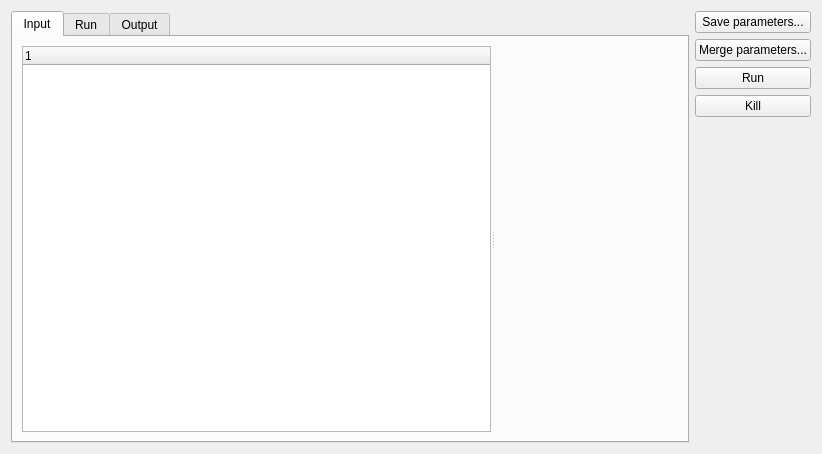
<?xml version="1.0" encoding="UTF-8"?>
<ui version="4.0">
 <class>AnalysisForm</class>
 <widget class="QWidget" name="AnalysisForm">
  <property name="geometry">
   <rect>
    <x>0</x>
    <y>0</y>
    <width>822</width>
    <height>454</height>
   </rect>
  </property>
  <layout class="QHBoxLayout" name="horizontalLayout">
   <item>
    <widget class="QTabWidget" name="tabWidget">
     <property name="currentIndex">
      <number>0</number>
     </property>
     <widget class="QWidget" name="inputTab">
      <attribute name="title">
       <string>Input</string>
      </attribute>
      <layout class="QHBoxLayout" name="horizontalLayout_4">
       <item>
        <widget class="QSplitter" name="splitter">
         <property name="sizePolicy">
          <sizepolicy hsizetype="Minimum" vsizetype="Preferred">
           <horstretch>0</horstretch>
           <verstretch>0</verstretch>
          </sizepolicy>
         </property>
         <property name="orientation">
          <enum>Qt::Horizontal</enum>
         </property>
         <widget class="QTreeWidget" name="ptree">
          <property name="sizePolicy">
           <sizepolicy hsizetype="Preferred" vsizetype="Preferred">
            <horstretch>0</horstretch>
            <verstretch>0</verstretch>
           </sizepolicy>
          </property>
          <column>
           <property name="text">
            <string notr="true">1</string>
           </property>
          </column>
         </widget>
         <widget class="QWidget" name="inputContents" native="true"/>
        </widget>
       </item>
      </layout>
     </widget>
     <widget class="QWidget" name="runTab">
      <attribute name="title">
       <string>Run</string>
      </attribute>
      <layout class="QVBoxLayout" name="runTabLayout"/>
     </widget>
     <widget class="QWidget" name="outputTab">
      <attribute name="title">
       <string>Output</string>
      </attribute>
      <layout class="QVBoxLayout" name="verticalLayout_3">
       <item>
        <widget class="QWidget" name="widget_3" native="true">
         <layout class="QHBoxLayout" name="horizontalLayout_3">
          <item>
           <widget class="QPushButton" name="createReportBtn">
            <property name="text">
             <string>Create Report...</string>
            </property>
           </widget>
          </item>
         </layout>
        </widget>
       </item>
       <item>
        <widget class="QScrollArea" name="scrollArea_2">
         <property name="widgetResizable">
          <bool>true</bool>
         </property>
         <widget class="QWidget" name="outputContents">
          <property name="geometry">
           <rect>
            <x>0</x>
            <y>0</y>
            <width>626</width>
            <height>333</height>
           </rect>
          </property>
          <layout class="QHBoxLayout" name="horizontalLayout_2">
           <item>
            <widget class="QTreeWidget" name="resultTree">
             <property name="editTriggers">
              <set>QAbstractItemView::NoEditTriggers</set>
             </property>
             <property name="alternatingRowColors">
              <bool>true</bool>
             </property>
             <property name="selectionBehavior">
              <enum>QAbstractItemView::SelectItems</enum>
             </property>
             <property name="verticalScrollMode">
              <enum>QAbstractItemView::ScrollPerPixel</enum>
             </property>
             <property name="wordWrap">
              <bool>true</bool>
             </property>
             <property name="columnCount">
              <number>3</number>
             </property>
             <column>
              <property name="text">
               <string notr="true">1</string>
              </property>
             </column>
             <column>
              <property name="text">
               <string notr="true">2</string>
              </property>
             </column>
             <column>
              <property name="text">
               <string notr="true">3</string>
              </property>
             </column>
            </widget>
           </item>
          </layout>
         </widget>
        </widget>
       </item>
      </layout>
     </widget>
    </widget>
   </item>
   <item>
    <layout class="QVBoxLayout" name="verticalLayout">
     <item>
      <widget class="QPushButton" name="saveParamBtn">
       <property name="text">
        <string>Save parameters...</string>
       </property>
      </widget>
     </item>
     <item>
      <widget class="QPushButton" name="loadParamBtn">
       <property name="text">
        <string>Merge parameters...</string>
       </property>
      </widget>
     </item>
     <item>
      <widget class="QPushButton" name="runBtn">
       <property name="text">
        <string>Run</string>
       </property>
      </widget>
     </item>
     <item>
      <widget class="QPushButton" name="killBtn">
       <property name="text">
        <string>Kill</string>
       </property>
      </widget>
     </item>
     <item>
      <spacer name="verticalSpacer">
       <property name="orientation">
        <enum>Qt::Vertical</enum>
       </property>
       <property name="sizeHint" stdset="0">
        <size>
         <width>20</width>
         <height>40</height>
        </size>
       </property>
      </spacer>
     </item>
    </layout>
   </item>
  </layout>
 </widget>
 <resources/>
 <connections/>
</ui>
